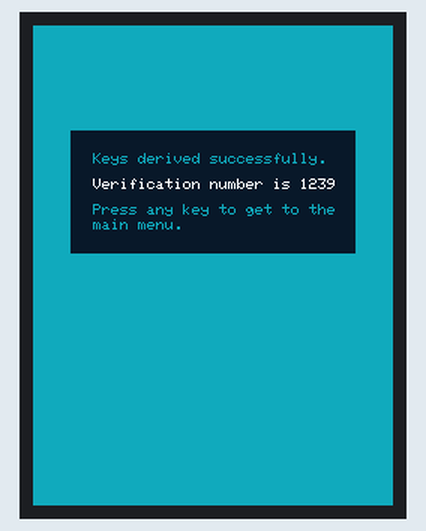
Recording of a sketch running on a simulated ESP32. On the bench: 240×320 colour display.

Above: at 0.3 s.

The sketch:

key_der_suc_form.ino
```cpp
// (licence header left out)
#include <Adafruit_GFX.h>                                                   // include Adafruit graphics library
#include <Adafruit_ILI9341.h>                                               // include Adafruit ILI9341 TFT library
#define TFT_CS    15                                                        // TFT CS  pin is connected to ESP32 pin D15
#define TFT_RST   4                                                         // TFT RST pin is connected to ESP32 pin D4
#define TFT_DC    2                                                         // TFT DC  pin is connected to ESP32 pin D2
                                                                            // SCK (CLK) ---> ESP32 pin D18
                                                                            // MOSI(DIN) ---> ESP32 pin D23

Adafruit_ILI9341 tft = Adafruit_ILI9341(TFT_CS, TFT_DC, TFT_RST);

void setup() {
   tft.begin();
   tft.setRotation(0);
   tft.fillScreen(0x1557);
   tft.fillRect(25, 70, 190, 82, 0x08c5);

   tft.setTextColor(0x1557, 0x08c5);
   tft.setTextSize(1);
   tft.setCursor(40,85);
   tft.print("Keys derived successfully.");

   tft.setTextColor(0xffff, 0x08c5);
   tft.setTextSize(1);
   tft.setCursor(40,102);
   tft.printf("Verification number is %d", 1239);

   tft.setTextColor(0x1557, 0x08c5);
   tft.setTextSize(1);
   tft.setCursor(40,119);
   tft.print("Press any key to get to the");
   tft.setCursor(40,129);
   tft.print("main menu.");

}
void loop(){

}
```
